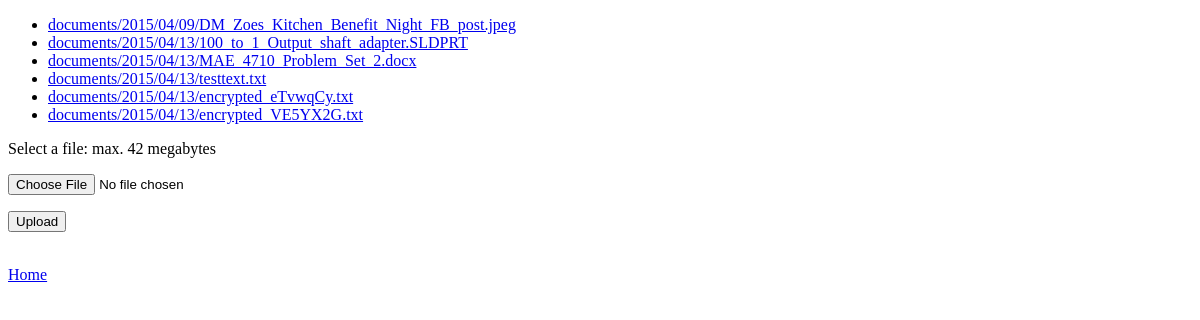
The page /SecureWitness/list/ on the database as committed earlier.
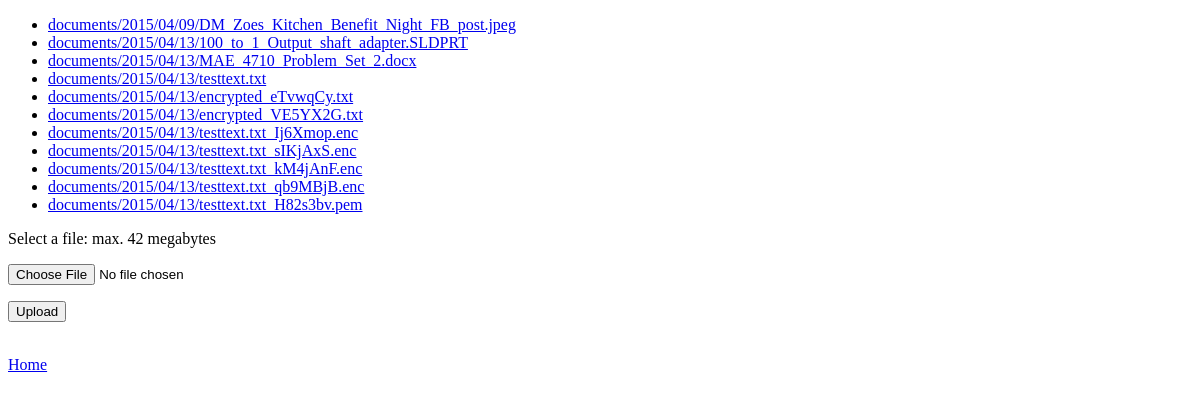
The same page on the database as committed later.
### SecureWitness/models.py (models this page shows)
class Document(models.Model):
	docfile = models.FileField(upload_to='documents/%Y/%m/%d')
	encrypted = models.BooleanField(default=False)
	sign = models.BooleanField(default=False)

### SecureWitness/views.py (the view)
def list(request):
	if request.method == 'POST':
		form = DocumentForm(request.POST, request.FILES)
		if form.is_valid():
			inputFile  = request.FILES['docfile']
			inputFile.open('rb')
			inputLines = inputFile.readlines()
			outputfilename = 'SecureWitness/' + inputFile.name + '.enc'
			outwriter  = open(outputfilename, 'wb')
			key        = 'aaaaaaaaaaaaaaaa'
			RSAkey     = RSA.generate(2048)
			iv         = 'bbbbbbbbbbbbbbbb'
			encryptor  = AES.new(key, AES.MODE_CBC, iv)
			filesize   = inputFile.size
			outwriter.write((struct.pack('<Q', filesize)))
			outwriter.write(bytes(iv, 'utf-8'))
			for line in inputLines:
				if len(line) == 0:
					break
				elif len(line)%16 != 0:
					line += (' ' * (16 - len(line)%16)).encode('utf-8')
				outwriter.write(encryptor.encrypt(line))
			outwriter.close()
			outwriter = open(outputfilename, 'rb')
			outputFile = File(outwriter)
			newdoc = Document(docfile = outputFile, encrypted = True, sign = False)
			newdoc.save()
			outwriter.close()
			inputFile.close()
			signFileName = request.FILES['docfile'].name + '.pem'
			with open(signFileName, 'wb') as signer:
				privKey = RSAkey
				pubKey = privKey.publickey()
				cipher = PKCS1_v1_5.new(privKey)
				msg = SHA256.new(key.encode('utf-8'))
				signature = cipher.sign(msg)
				signer.write(signature)
			with open(signFileName, 'rb') as signer:
				signedFile = File(signer)
				signatureFile = Document(docfile=signedFile, encrypted=True, sign = True)
				signatureFile.save()
			return HttpResponseRedirect(reverse('SecureWitness.views.list'))
	else:
		form = DocumentForm() # A empty, unbound form
	documents = Document.objects.all()
	return render_to_response(
		'SecureWitness/list.html',
		{'documents': documents, 'form': form},
		context_instance=RequestContext(request)
	)

### SecureWitness/forms.py
class DocumentForm(forms.Form):
	docfile = forms.FileField(
		label='Select a file',
		help_text='max. 42 megabytes'
	)

### SecureWitness/templates/SecureWitness/list.html (shortened to what this page needs)
<!DOCTYPE html>
<html>
    <head>
    </head>
    <body>
    {% if documents %}
        <ul>
        {% for document in documents %}
            <li><a href="{{ document.docfile.url }}">{{ document.docfile.name }}</a></li>
        {% endfor %}
        </ul>
    {% else %}
        <p>No documents.</p>
    {% endif %}
        <form action="{% url 'list' %}" method="post" enctype="multipart/form-data">
            <p>{{ form.docfile.label_tag }} {{ form.docfile.help_text }}</p>
            <p>
                {{ form.docfile }}
            </p>
            <p><input type="submit" value="Upload" /></p>
        </form>
    </body>
</html>
<a href="/SecureWitness/">Home</a>

Rows that differ between the two databases and show on the page:
added Document: docfile.name "documents/2015/04/13/testtext.txt_Ij6Xmop.enc"
added Document: docfile.name "documents/2015/04/13/testtext.txt_sIKjAxS.enc"
added Document: docfile.name "documents/2015/04/13/testtext.txt_kM4jAnF.enc"
added Document: docfile.name "documents/2015/04/13/testtext.txt_qb9MBjB.enc"
added Document: docfile.name "documents/2015/04/13/testtext.txt_H82s3bv.pem"
